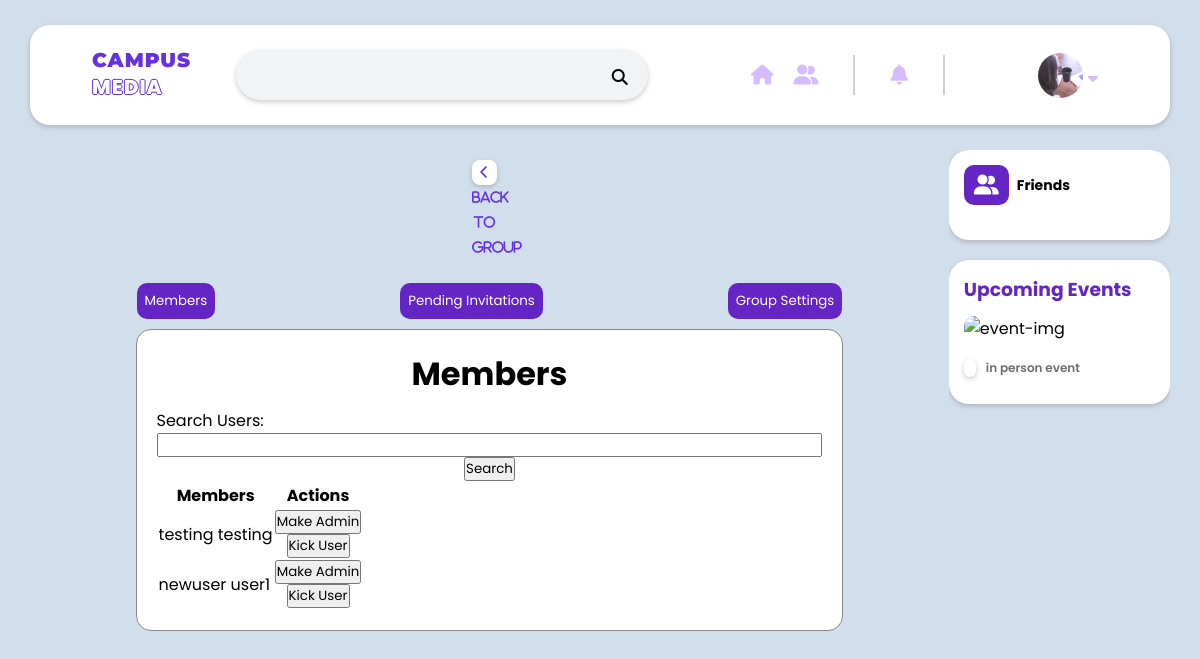
The page /group/public group/settings/ (signed in) on the database its author committed.
### backend/models.py (models this page shows, shortened)
class utilisateur(models.Model):
    user = models.OneToOneField(User,null=False,on_delete=models.CASCADE)
    role = models.IntegerField(blank=True, null=True)
    phone_number = models.PositiveIntegerField(blank=True, null=True)
    online_status = models.BooleanField(default=False)
    profile_picture = models.ImageField(default='profile_pictures/us2.png',upload_to='profile_pictures/', blank=True)
    CV = models.FileField(upload_to='cv_files/', blank=True)
    BIO = models.TextField(blank=True)
    AboutME = models.TextField(blank=True , null=True)
    public_email = models.EmailField(blank=True)
    public_phone_number = models.PositiveIntegerField(blank=True, null=True)
    created_at = models.DateField(auto_now_add=True)
    updated_at = models.DateField(auto_now=True)

class UserGroup(models.Model):
    user = models.ForeignKey(settings.AUTH_USER_MODEL, on_delete=models.CASCADE)
    group = models.ForeignKey(Group, on_delete=models.CASCADE)
    is_admin = models.BooleanField(default=False)
    invitation_on = models.BooleanField(default=False)
    created_at = models.DateTimeField(auto_now_add=True)

### backend/views.py (the view, shortened to what this page needs)
# urls.py: path('group/<str:group_name>/settings/', backendviews.group_settings, name='group_settings'),
@login_required
def group_settings(request, group_name):
    group = Group.objects.filter(group_name=group_name).first()
    admins = UserGroup.objects.filter(group=group, is_admin=True)
    All_admins_id =[]
    for admin in admins :
        All_admins_id.append(admin.user.id)
    search = request.GET.get('search', '')
    users_list = group.usergroup_set.exclude(user=group.user).filter(Q(user__first_name__icontains=search) | Q(user__last_name__icontains=search), invitation_on=True)
    paginator = Paginator(users_list, 7)
    page_number = request.GET.get('page')
    users = paginator.get_page(page_number)
    invitation_search = request.GET.get('invitation_search', '')
    invitation_users_list = group.usergroup_set.filter(Q(user__first_name__icontains=invitation_search) | Q(user__last_name__icontains=invitation_search), invitation_on=False)
    invitation_users = Paginator(invitation_users_list, 7).get_page(request.GET.get('invitation_page'))
    if (request.user.id not in All_admins_id) and (request.user != group.user):
        return redirect('group_posts', group_name=group_name)
    return render(request, 'HTML/home/group_settings.html', {'group': group, 'users': users, 'invitation_users': invitation_users})

### Djangotest/templates/HTML/home/group_settings.html (shortened to what this page needs)
{% load static %}
<!DOCTYPE html>
<html lang="en">
<head>
    <link rel="stylesheet" href="{% static 'CSS/style.css' %}">
    <link rel="stylesheet" href="{% static 'CSS/group-page/group-header.css' %}">
    <link rel="stylesheet" href="{% static 'CSS/group-page/settings_group.css' %}">
    <link rel="stylesheet" href="https://cdnjs.cloudflare.com/ajax/libs/font-awesome/6.1.1/css/all.min.css" />
</head>
<body>
        <header>
            {% include "HTML/home/header-homepage.html"%}
        </header>
    <div class="home">
        <div class="container">
            <div class="home-weapper">
                <div class="home-center">
                    {% include "HTML/home/group-settings-alt.html" %}
                </div>
                <div class="home-right">
                    <div class="home-right-wrapper">
                        <div class="messenger">
                            {% include "HTML/home/messages.html" %}
                        </div>
                        <div class="event-friend">
                            {% include "HTML/home/event-template.html" %}
                        </div>
            </div>
        </div>
    </div>
</body>
</html>

### Djangotest/templates/HTML/home/header-homepage.html (shortened to what this page needs)
{% load static %}
<div class="header-container">
    <div class="header-wrapper">
        <div class="logoBox">
            <div class="website-name" data-url="{% url 'home' %}">
                <h2><em>Campus</em> <span>Media </span></h2>
            </div>
        </div>
        <div class="searchBox">
            <input type="search" id="searchInput">
            <i class="fas fa-search"></i>
        </div>
        {% if not visiteur %}
        <div style= "display: flex; justify-content: space-evenly;">
            <div class="iconBox1">
                <a href= "{% url 'home' %}"><i class="fa-solid fa-house"></i></a>
                <a href= "{% url 'chat' %}"><i class="fa-solid fa-user-group"></i></a>
            </div>
            <div class="iconBox2">
                <i class="fa-solid fa-bell" id ="NotificationButton"></i>
            </div>
        </div>
        {% endif %}
        <div class="iconBox3-container">
            {% if not visiteur %}
            <div class="iconBox3" id="iconBox3Button">
                <label><img src="{{ user.utilisateur.profile_picture.url }}" alt="user"></label>
                <i class="fa-solid fa-caret-down"></i>
            </div>
            {% else %}
            <div class="login-box">
                <a href="/login/" class="login">Login</a>
                <i class="fa-solid fa-arrow-right-to-bracket"></i>
            </div>
            {% endif %}
        </div>
    </div>
</div>

### Djangotest/templates/HTML/home/group-settings-alt.html (shortened to what this page needs)
{% load static %}
<div class="settings_wrapper">
    <a href="{% url 'group_posts' group_name=group.group_name %}"><button class="back_to_group"><i class="fa fa-chevron-left">  Back to Group</button></i></a>
    <div class="menu">
        <button class="menu-button" id="members-button">Members</button>
        <button class="menu-button" id="invitations-button">Pending Invitations</button>
        <button class="menu-button" id="settings-button">Group Settings</button>
    </div>
    <div class="contents" style ="justify-content: center; display: flex;">
        <div id="members-content" class="content-section">
            <div class="users_setting_wrapper">
                <div style="max-height: 500px; overflow-y: auto;">
                    <h1>Members</h1>
                    <form method="GET">
                        Search Users: <input type="text" name="search" value="{{ search }}">
                        <input type="submit" value="Search">
                    </form>
                    <table>
                        <tr>
                            <th>Members</th>
                            <th>Actions</th>
                        </tr>
                        {% for user in users %}
                            <tr>
                                <td>{{ user.user.first_name }} {{  user.user.last_name }}</td>
                                <td>
                                    <button class="toggle-admin" data-user-id="{{ user.user.id }}" data-group-name="{{ group.group_name }}">
                                        {% if user.is_admin %}
                                            Remove Admin
                                        {% else %}
                                            Make Admin
                                        {% endif %}
                                    </button>
                                    <button class="kick-user" data-user-id="{{ user.user.id }}" data-group-name="{{ group.group_name }}">Kick User</button>
                                </td>
                            </tr>
                        {% empty %}
                            <tr>
                                <td colspan="2">No users found.</td>
                            </tr>
                        {% endfor %}
                    </table>
                </div>
            </div>
        </div>
    </div>
</div>

### Djangotest/static/CSS/style.css (style rules this page uses)
* { margin: 0; padding: 0; box-sizing: border-box; list-style: none; text-decoration: none; font-family: 'Poppins', sans-serif; }
:root { --background: #d1deec; --foreground: #f1f3f5; --white: #fff; --black: #000; --gray: #6e6e6e; --shadow: #76767663; --border: #cfcfcf; }
body { background: var(--background); -webkit-text-size-adjust: 100%; -webkit-tap-highlight-color: #3a78ffec; }
h1,h2,h3,h4,h5,h6,b { color: var(--black); }
header { width: 100%; height: 150px; display: flex; align-items: center; justify-content: center; }
.header-container { width: 95%; background: var(--white); height: 100px; padding: 20px; border-radius: 20px; box-shadow: 0 2px 5px 0 var(--shadow); }
.header-wrapper { display: flex; width: 100%; height: 100%; padding: 0 8px; justify-content: space-around; align-items: center; }
.logoBox { width: 7%; }
.website-name h2 { cursor: pointer; font-family: 'Montserrat', sans-serif; margin-top: 30px; margin-bottom: 30px; font-size: 20px; text-transform: uppercase; font-weight: 800; color: #fff; letter-spacing: 1px; position: relative; }
.website-name h2 span { text-shadow: -1px 0 #6632e0, 0 1px #6632e0, 1px 0 #6632e0, 0 -1px #6632e0; }
.website-name h2 em { font-family: 'Montserrat', sans-serif; font-style: normal; font-size: 20px; color: #6632e0; font-weight: 900; position: relative; }
.searchBox { width: 38%; position: relative; }
.iconBox1 { width: auto; display: flex ; justify-content:space-between; padding: 0 25px; border-right: 2px solid var(--border); }
.iconBox2 { display: flex; justify-content: space-between; padding: 0 25px; position: relative; border-right: 2px solid var(--border); }
.iconBox3 { display: flex; justify-content: space-between; padding: 0 25px; position: relative; }
.back_to_group i { margin-right: 10px; box-shadow: 0 2px 5px 0 var(--shadow); border-radius: 8px; text-align: center; line-height: 25px; transition: .4s; height: 25px; width: 25px; color: #6632e0; background-color: var(--white); }
.back_to_group { cursor: pointer; border: none; color: #6524c4; margin-bottom: 15px; font-weight: 600; background-color: var(--background); }
.searchBox input, .search-input { padding: 15px 45px 15px 15px; border-radius: 50px; width: 100%; background: var(--foreground); border: none; box-shadow: 0 2px 5px 0 var(--shadow); color: var(--black); }
.searchBox i { position: absolute; right: 20px; top: 19px; color: var(--black); cursor: pointer; transition: .4s; }
.iconBox1 i, .iconBox2 i, .iconBox3 i { font-size: 20px; background: transparent; padding: 10px; border-radius: 10px; color: #d6bbff; transition: .4s; }
.iconBox3 label { width: 45px; height: 45px; overflow: hidden; border-radius: 50px; }
.iconBox3 label img { height: 100%; }
.iconBox3 .fa-caret-down { position: absolute; right: 0; font-size: 16px; top: 7px; }
.home { display: flex; justify-content: center; }
.container { width: 95%; font-weight: normal; }
.home-weapper { width: 100%; display: flex; justify-content: space-between; }
.home-center { width: inherit; overflow: hidden; margin: 0% 1.5%; }
.home-right { width: 25%; overflow: hidden; overflow: hidden; }
.home-right-wrapper { display: flex; flex-direction: column; }
.event-friend, .create-page, .messenger { background: var(--white); box-shadow: 0 2px 5px 0 var(--shadow); border-radius: 20px; padding: 15px; margin-bottom: 20px; }

### Djangotest/static/CSS/group-page/settings_group.css (style rules this page uses)
.menu { justify-content: center; display: flex; gap: 3%; margin: 10px; }
.users_setting_wrapper>div>h1, .content-section>h1 { display: flex; justify-content: center; position: inherit; margin: 0px 0px 10px 0px; }
#settings-content, #invitations-content, #members-content { background-color: var(--white); margin: auto; padding: 20px; border: 1px solid #888; width: 80%; border-radius: 15px; }
.menu>button { background-color: #6524c4; border: none; padding: 8px; border-radius: 10px; color: white; transition: background-color 0.3s ease, transform 0.3s ease; }
.back_to_group { border: none; border-radius: 10px; padding: 10px; }
h1, input[type="text"], textarea { text-align: left; display: block; width: 100%; }
input[type="submit"], button { display: block; margin: 0 auto; }

### rows shown on the page
UserGroup: user.first_name "testing", user.last_name "testing", is_admin "Make Admin"
UserGroup: user.first_name "newuser", user.last_name "user1", is_admin "Make Admin"
